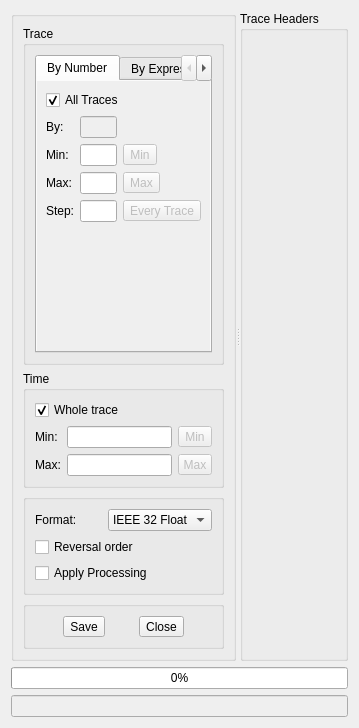
<?xml version="1.0" encoding="UTF-8"?>
<ui version="4.0">
 <class>SaveAsDialog</class>
 <widget class="QDialog" name="SaveAsDialog">
  <property name="windowTitle">
   <string>Save File As</string>
  </property>
  <property name="modal">
   <bool>true</bool>
  </property>
  <layout class="QVBoxLayout" name="verticalLayout_7">
   <item>
    <widget class="QSplitter" name="splitter">
     <property name="orientation">
      <enum>Qt::Horizontal</enum>
     </property>
     <widget class="QGroupBox" name="groupBox">
      <property name="sizePolicy">
       <sizepolicy hsizetype="Preferred" vsizetype="Preferred">
        <horstretch>0</horstretch>
        <verstretch>0</verstretch>
       </sizepolicy>
      </property>
      <property name="maximumSize">
       <size>
        <width>350</width>
        <height>16777215</height>
       </size>
      </property>
      <property name="title">
       <string/>
      </property>
      <layout class="QVBoxLayout" name="verticalLayout">
       <item>
        <widget class="QGroupBox" name="groupBox_3">
         <property name="title">
          <string>Trace</string>
         </property>
         <layout class="QVBoxLayout" name="verticalLayout_3">
          <item>
           <widget class="QTabWidget" name="tabNumExp">
            <property name="autoFillBackground">
             <bool>false</bool>
            </property>
            <property name="currentIndex">
             <number>0</number>
            </property>
            <widget class="QWidget" name="tab">
             <property name="autoFillBackground">
              <bool>true</bool>
             </property>
             <attribute name="title">
              <string>By Number</string>
             </attribute>
             <layout class="QVBoxLayout" name="verticalLayout_6">
              <item>
               <widget class="QCheckBox" name="ckTrAll">
                <property name="text">
                 <string>All Traces</string>
                </property>
                <property name="checked">
                 <bool>true</bool>
                </property>
               </widget>
              </item>
              <item>
               <layout class="QGridLayout" name="gridLayout">
                <item row="0" column="0">
                 <widget class="QLabel" name="label_2">
                  <property name="text">
                   <string>By:</string>
                  </property>
                 </widget>
                </item>
                <item row="0" column="1">
                 <widget class="QLineEdit" name="edIdx">
                  <property name="enabled">
                   <bool>false</bool>
                  </property>
                 </widget>
                </item>
                <item row="1" column="0">
                 <widget class="QLabel" name="label_3">
                  <property name="text">
                   <string>Min:</string>
                  </property>
                 </widget>
                </item>
                <item row="1" column="1">
                 <widget class="QLineEdit" name="edTrMin"/>
                </item>
                <item row="1" column="2">
                 <widget class="QToolButton" name="btnTrMin">
                  <property name="enabled">
                   <bool>false</bool>
                  </property>
                  <property name="minimumSize">
                   <size>
                    <width>30</width>
                    <height>0</height>
                   </size>
                  </property>
                  <property name="text">
                   <string>Min</string>
                  </property>
                 </widget>
                </item>
                <item row="2" column="0">
                 <widget class="QLabel" name="label_4">
                  <property name="text">
                   <string>Max:</string>
                  </property>
                 </widget>
                </item>
                <item row="2" column="1">
                 <widget class="QLineEdit" name="edTrMax"/>
                </item>
                <item row="2" column="2">
                 <widget class="QToolButton" name="btnTrMax">
                  <property name="enabled">
                   <bool>false</bool>
                  </property>
                  <property name="minimumSize">
                   <size>
                    <width>30</width>
                    <height>0</height>
                   </size>
                  </property>
                  <property name="text">
                   <string>Max</string>
                  </property>
                 </widget>
                </item>
                <item row="3" column="0">
                 <widget class="QLabel" name="label_5">
                  <property name="text">
                   <string>Step:</string>
                  </property>
                 </widget>
                </item>
                <item row="3" column="1">
                 <widget class="QLineEdit" name="edTrStp"/>
                </item>
                <item row="3" column="2">
                 <widget class="QToolButton" name="btnTrStp">
                  <property name="enabled">
                   <bool>false</bool>
                  </property>
                  <property name="text">
                   <string>Every Trace</string>
                  </property>
                 </widget>
                </item>
               </layout>
              </item>
              <item>
               <spacer name="verticalSpacer">
                <property name="orientation">
                 <enum>Qt::Vertical</enum>
                </property>
                <property name="sizeHint" stdset="0">
                 <size>
                  <width>20</width>
                  <height>43</height>
                 </size>
                </property>
               </spacer>
              </item>
             </layout>
            </widget>
            <widget class="QWidget" name="tab_2">
             <property name="autoFillBackground">
              <bool>true</bool>
             </property>
             <attribute name="title">
              <string>By Expression</string>
             </attribute>
             <layout class="QVBoxLayout" name="verticalLayout_5">
              <item>
               <widget class="QGroupBox" name="EcBox">
                <property name="title">
                 <string/>
                </property>
                <layout class="QHBoxLayout" name="horizontalLayout_15">
                 <item>
                  <widget class="QPushButton" name="btnHexp">
                   <property name="sizePolicy">
                    <sizepolicy hsizetype="Fixed" vsizetype="Fixed">
                     <horstretch>0</horstretch>
                     <verstretch>0</verstretch>
                    </sizepolicy>
                   </property>
                   <property name="minimumSize">
                    <size>
                     <width>25</width>
                     <height>25</height>
                    </size>
                   </property>
                   <property name="maximumSize">
                    <size>
                     <width>25</width>
                     <height>25</height>
                    </size>
                   </property>
                   <property name="text">
                    <string/>
                   </property>
                   <property name="icon">
                    <iconset resource="myrc.qrc">
                     <normaloff>:/images/Hexp.png</normaloff>:/images/Hexp.png</iconset>
                   </property>
                  </widget>
                 </item>
                 <item>
                  <widget class="QPushButton" name="btnNexp">
                   <property name="sizePolicy">
                    <sizepolicy hsizetype="Fixed" vsizetype="Fixed">
                     <horstretch>0</horstretch>
                     <verstretch>0</verstretch>
                    </sizepolicy>
                   </property>
                   <property name="minimumSize">
                    <size>
                     <width>25</width>
                     <height>25</height>
                    </size>
                   </property>
                   <property name="maximumSize">
                    <size>
                     <width>25</width>
                     <height>25</height>
                    </size>
                   </property>
                   <property name="text">
                    <string/>
                   </property>
                   <property name="icon">
                    <iconset resource="myrc.qrc">
                     <normaloff>:/images/Nexp.png</normaloff>:/images/Nexp.png</iconset>
                   </property>
                  </widget>
                 </item>
                 <item>
                  <widget class="QPushButton" name="btnLexp">
                   <property name="sizePolicy">
                    <sizepolicy hsizetype="Fixed" vsizetype="Fixed">
                     <horstretch>0</horstretch>
                     <verstretch>0</verstretch>
                    </sizepolicy>
                   </property>
                   <property name="minimumSize">
                    <size>
                     <width>25</width>
                     <height>25</height>
                    </size>
                   </property>
                   <property name="maximumSize">
                    <size>
                     <width>25</width>
                     <height>25</height>
                    </size>
                   </property>
                   <property name="text">
                    <string/>
                   </property>
                   <property name="icon">
                    <iconset resource="myrc.qrc">
                     <normaloff>:/images/Lexp.png</normaloff>:/images/Lexp.png</iconset>
                   </property>
                  </widget>
                 </item>
                 <item>
                  <spacer name="horizontalSpacer_12">
                   <property name="orientation">
                    <enum>Qt::Horizontal</enum>
                   </property>
                   <property name="sizeType">
                    <enum>QSizePolicy::Fixed</enum>
                   </property>
                   <property name="sizeHint" stdset="0">
                    <size>
                     <width>10</width>
                     <height>20</height>
                    </size>
                   </property>
                  </spacer>
                 </item>
                 <item>
                  <widget class="QPushButton" name="btnClrExp">
                   <property name="sizePolicy">
                    <sizepolicy hsizetype="Fixed" vsizetype="Fixed">
                     <horstretch>0</horstretch>
                     <verstretch>0</verstretch>
                    </sizepolicy>
                   </property>
                   <property name="minimumSize">
                    <size>
                     <width>25</width>
                     <height>25</height>
                    </size>
                   </property>
                   <property name="maximumSize">
                    <size>
                     <width>25</width>
                     <height>25</height>
                    </size>
                   </property>
                   <property name="text">
                    <string/>
                   </property>
                   <property name="icon">
                    <iconset resource="myrc.qrc">
                     <normaloff>:/images/delete_item.png</normaloff>:/images/delete_item.png</iconset>
                   </property>
                  </widget>
                 </item>
                 <item>
                  <spacer name="horizontalSpacer_13">
                   <property name="orientation">
                    <enum>Qt::Horizontal</enum>
                   </property>
                   <property name="sizeType">
                    <enum>QSizePolicy::Expanding</enum>
                   </property>
                   <property name="sizeHint" stdset="0">
                    <size>
                     <width>115</width>
                     <height>20</height>
                    </size>
                   </property>
                  </spacer>
                 </item>
                </layout>
               </widget>
              </item>
              <item>
               <widget class="QPlainTextEdit" name="txtExp"/>
              </item>
             </layout>
            </widget>
           </widget>
          </item>
         </layout>
        </widget>
       </item>
       <item>
        <widget class="QGroupBox" name="groupBox_4">
         <property name="title">
          <string>Time</string>
         </property>
         <layout class="QVBoxLayout" name="verticalLayout_2">
          <item>
           <widget class="QCheckBox" name="ckTmAll">
            <property name="text">
             <string>Whole trace</string>
            </property>
            <property name="checked">
             <bool>true</bool>
            </property>
           </widget>
          </item>
          <item>
           <layout class="QGridLayout" name="gridLayout_2">
            <item row="0" column="0">
             <widget class="QLabel" name="label_6">
              <property name="text">
               <string>Min:</string>
              </property>
             </widget>
            </item>
            <item row="0" column="1">
             <widget class="QLineEdit" name="edTmMin"/>
            </item>
            <item row="0" column="2">
             <widget class="QToolButton" name="btnTmMin">
              <property name="enabled">
               <bool>false</bool>
              </property>
              <property name="minimumSize">
               <size>
                <width>30</width>
                <height>0</height>
               </size>
              </property>
              <property name="text">
               <string>Min</string>
              </property>
             </widget>
            </item>
            <item row="1" column="0">
             <widget class="QLabel" name="label_7">
              <property name="text">
               <string>Max:</string>
              </property>
             </widget>
            </item>
            <item row="1" column="1">
             <widget class="QLineEdit" name="edTmMax"/>
            </item>
            <item row="1" column="2">
             <widget class="QToolButton" name="btnTmMax">
              <property name="enabled">
               <bool>false</bool>
              </property>
              <property name="minimumSize">
               <size>
                <width>30</width>
                <height>0</height>
               </size>
              </property>
              <property name="text">
               <string>Max</string>
              </property>
             </widget>
            </item>
           </layout>
          </item>
         </layout>
        </widget>
       </item>
       <item>
        <widget class="QGroupBox" name="groupBox_5">
         <property name="title">
          <string/>
         </property>
         <layout class="QVBoxLayout" name="verticalLayout_4">
          <item>
           <layout class="QHBoxLayout" name="horizontalLayout">
            <item>
             <widget class="QLabel" name="label_8">
              <property name="text">
               <string>Format:</string>
              </property>
             </widget>
            </item>
            <item>
             <widget class="QComboBox" name="cbFormat">
              <item>
               <property name="text">
                <string>IEEE 32 Float</string>
               </property>
              </item>
              <item>
               <property name="text">
                <string>IBM 32 Float</string>
               </property>
              </item>
             </widget>
            </item>
           </layout>
          </item>
          <item>
           <widget class="QCheckBox" name="ckRev">
            <property name="text">
             <string>Reversal order</string>
            </property>
            <property name="checked">
             <bool>false</bool>
            </property>
           </widget>
          </item>
          <item>
           <widget class="QCheckBox" name="ckProc">
            <property name="text">
             <string>Apply Processing</string>
            </property>
            <property name="checked">
             <bool>false</bool>
            </property>
           </widget>
          </item>
         </layout>
        </widget>
       </item>
       <item>
        <widget class="QGroupBox" name="groupBox_6">
         <property name="title">
          <string/>
         </property>
         <layout class="QHBoxLayout" name="horizontalLayout_2">
          <item>
           <widget class="QToolButton" name="btnSave">
            <property name="text">
             <string>Save</string>
            </property>
            <property name="icon">
             <iconset resource="myrc.qrc">
              <normaloff>:/images/FileSave.png</normaloff>:/images/FileSave.png</iconset>
            </property>
            <property name="toolButtonStyle">
             <enum>Qt::ToolButtonTextBesideIcon</enum>
            </property>
           </widget>
          </item>
          <item>
           <widget class="QToolButton" name="btnClose">
            <property name="text">
             <string>Close</string>
            </property>
            <property name="icon">
             <iconset resource="myrc.qrc">
              <normaloff>:/images/delete_item.png</normaloff>:/images/delete_item.png</iconset>
            </property>
            <property name="toolButtonStyle">
             <enum>Qt::ToolButtonTextBesideIcon</enum>
            </property>
           </widget>
          </item>
         </layout>
        </widget>
       </item>
      </layout>
     </widget>
     <widget class="QGroupBox" name="hdrBox">
      <property name="sizePolicy">
       <sizepolicy hsizetype="Expanding" vsizetype="Preferred">
        <horstretch>0</horstretch>
        <verstretch>0</verstretch>
       </sizepolicy>
      </property>
      <property name="title">
       <string>Trace Headers</string>
      </property>
     </widget>
    </widget>
   </item>
   <item>
    <widget class="QProgressBar" name="progressBar">
     <property name="value">
      <number>0</number>
     </property>
     <property name="alignment">
      <set>Qt::AlignCenter</set>
     </property>
    </widget>
   </item>
   <item>
    <widget class="QLineEdit" name="edMess">
     <property name="enabled">
      <bool>false</bool>
     </property>
    </widget>
   </item>
  </layout>
 </widget>
 <resources>
  <include location="myrc.qrc"/>
 </resources>
 <connections/>
</ui>
